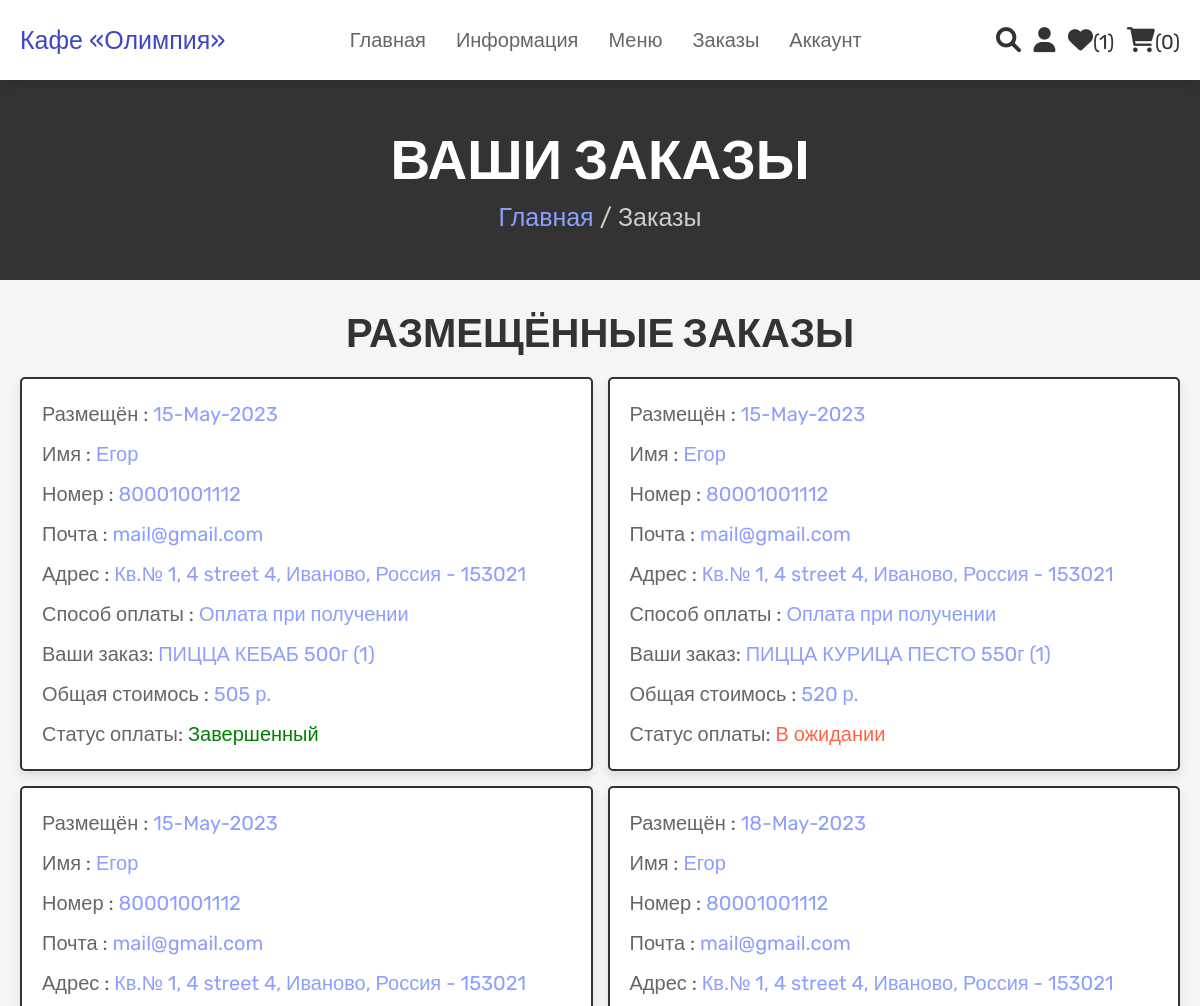
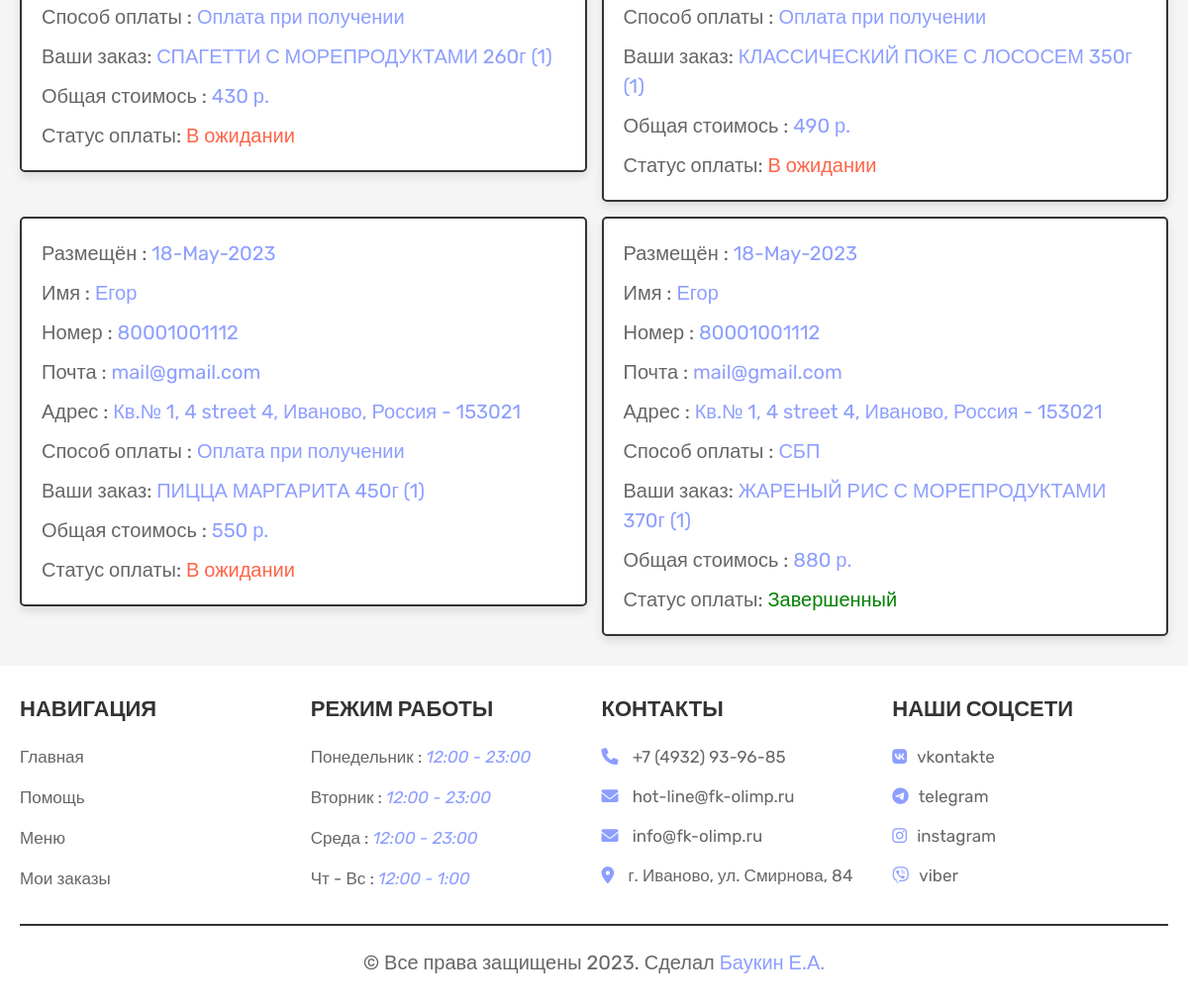
The app's page /orders.php (signed in) with its own data (2 pictures, top to bottom).
### tables this page shows
CREATE TABLE `orders` (
  `id` int NOT NULL,
  `user_id` int NOT NULL,
  `name` varchar(100) NOT NULL,
  `number` varchar(12) NOT NULL,
  `email` varchar(100) NOT NULL,
  `method` varchar(50) NOT NULL,
  `address` varchar(500) NOT NULL,
  `total_products` varchar(1000) NOT NULL,
  `total_price` int NOT NULL,
  `placed_on` varchar(50) NOT NULL,
  `payment_status` varchar(20) NOT NULL DEFAULT 'В ожидании',
  `order_id` int DEFAULT NULL
);

### orders.php (the view, shortened to what this page needs)
<?php
@include 'config.php';
$user_id = $_SESSION['user_id'];
?>
<!DOCTYPE html>
<html lang="en">
<head>
   <link rel="stylesheet" href="https://cdnjs.cloudflare.com/ajax/libs/font-awesome/6.0.0/css/all.min.css">
   <link rel="stylesheet" href="css/style.css">
</head>
<body>
<?php @include 'header.php'; ?>
<section class="heading">
    <h3>Ваши заказы</h3>
    <p> <a href="home.php">Главная</a> / Заказы </p>
</section>
<section class="placed-orders">
    <h1 class="title">Размещённые заказы</h1>
    <div class="box-container">
    <?php
        $select_orders = mysqli_query($conn, "SELECT * FROM `orders` WHERE user_id = '$user_id'") or die('query failed');
        if(mysqli_num_rows($select_orders) > 0){
            while($fetch_orders = mysqli_fetch_assoc($select_orders)){
    ?>
    <div class="box">
        <p> Размещён : <span><?php echo $fetch_orders['placed_on']; ?></span> </p>
        <p> Имя : <span><?php echo $fetch_orders['name']; ?></span> </p>
        <p> Номер : <span><?php echo $fetch_orders['number']; ?></span> </p>
        <p> Почта : <span><?php echo $fetch_orders['email']; ?></span> </p>
        <p> Адрес : <span><?php echo $fetch_orders['address']; ?></span> </p>
        <p> Способ оплаты : <span><?php echo $fetch_orders['method']; ?></span> </p>
        <p> Ваши заказ: <span><?php echo $fetch_orders['total_products']; ?></span> </p>
        <p> Общая стоимось : <span><?php echo $fetch_orders['total_price']; ?> р.</span> </p>
        <p> Статус оплаты: <span style="color:<?php if($fetch_orders['payment_status'] == 'В ожидании'){echo 'tomato'; }else{echo 'green';} ?>"><?php echo $fetch_orders['payment_status']; ?></span> </p>
    </div>
    <?php
        }
    }else{
        echo '<p class="empty">Заказов еще нет!</p>';
    }
    ?>
    </div>
</section>
 <?php @include 'footer.php'; ?>
</body>
</html>

### css/style.css (style rules this page uses)
:root { --pink:#8D9EFF; --red:#c0392b; --orange:#f39c12; --black:#333; --white:#fff; --light-color:#666; --light-white:#ccc; --light-bg:#f5f5f5; --border:.2rem solid var(--black); --box-shadow:0 .5rem 1rem rgba(0,0,0,.1); }
* { font-family: 'Rubik', sans-serif; margin:0; padding:0; box-sizing: border-box; outline: none; border:none; text-decoration: none; transition:all .2s linear; }
html { font-size: 62.5%; overflow-x: hidden; scroll-behavior: smooth; scroll-padding-top: 6.5rem; }
body { background: var(--light-bg); }
section { padding:3rem 2rem; }
.heading { display: flex; flex-flow: column; align-items: center; justify-content: center; gap:1rem; background-color: var(--black); text-align: center; min-height: 25vh; }
.heading h3 { font-size: 5.5rem; color:var(--white); text-transform: uppercase; }
.heading p { font-size: 2.5rem; color:var(--light-white); }
.heading p a { color:var(--pink); }
.title { text-align: center; margin-bottom: 2rem; color:var(--black); text-transform: uppercase; font-size: 4rem; }
.placed-orders .box-container { max-width: 1200px; margin:0 auto; display: flex; flex-wrap: wrap; gap:1.5rem; align-items: flex-start; }
.placed-orders .box-container .box { background-color: var(--white); padding:1rem 2rem; border:var(--border); box-shadow: var(--box-shadow); flex:1 1 40rem; border-radius: .5rem; }
.placed-orders .box-container .box p { margin: 1rem 0; font-size: 2rem; line-height: 1.5; color:var(--light-color); }
.placed-orders .box-container .box p span { color:var(--pink); }

### records on screen
orders: placed_on "15-May-2023", name "Егор", number "80001001112", email "mail@gmail.com", address "Кв.№ 1, 4 street 4, Иваново, Россия - 153021", method "Оплата при получении", total_products "ПИЦЦА КЕБАБ 500г (1)", total_price "505", payment_status "Завершенный"
orders: placed_on "15-May-2023", name "Егор", number "80001001112", email "mail@gmail.com", address "Кв.№ 1, 4 street 4, Иваново, Россия - 153021", method "Оплата при получении", total_products "ПИЦЦА КУРИЦА ПЕСТО 550г (1)", total_price "520", payment_status "В ожидании"
orders: placed_on "15-May-2023", name "Егор", number "80001001112", email "mail@gmail.com", address "Кв.№ 1, 4 street 4, Иваново, Россия - 153021", method "Оплата при получении", total_products "СПАГЕТТИ С МОРЕПРОДУКТАМИ 260г (1)", total_price "430", payment_status "В ожидании"
orders: placed_on "18-May-2023", name "Егор", number "80001001112", email "mail@gmail.com", address "Кв.№ 1, 4 street 4, Иваново, Россия - 153021", method "Оплата при получении", total_products "КЛАССИЧЕСКИЙ ПОКЕ С ЛОСОСЕМ 350г (1)", total_price "490", payment_status "В ожидании"
orders: placed_on "18-May-2023", name "Егор", number "80001001112", email "mail@gmail.com", address "Кв.№ 1, 4 street 4, Иваново, Россия - 153021", method "Оплата при получении", total_products "ПИЦЦА МАРГАРИТА 450г (1)", total_price "550", payment_status "В ожидании"
orders: placed_on "18-May-2023", name "Егор", number "80001001112", email "mail@gmail.com", address "Кв.№ 1, 4 street 4, Иваново, Россия - 153021", method "СБП", total_products "ЖАРЕНЫЙ РИС С МОРЕПРОДУКТАМИ 370г (1)", total_price "880", payment_status "Завершенный"

### other values on screen
$wishlist_num_rows "1"
$cart_num_rows "0"
